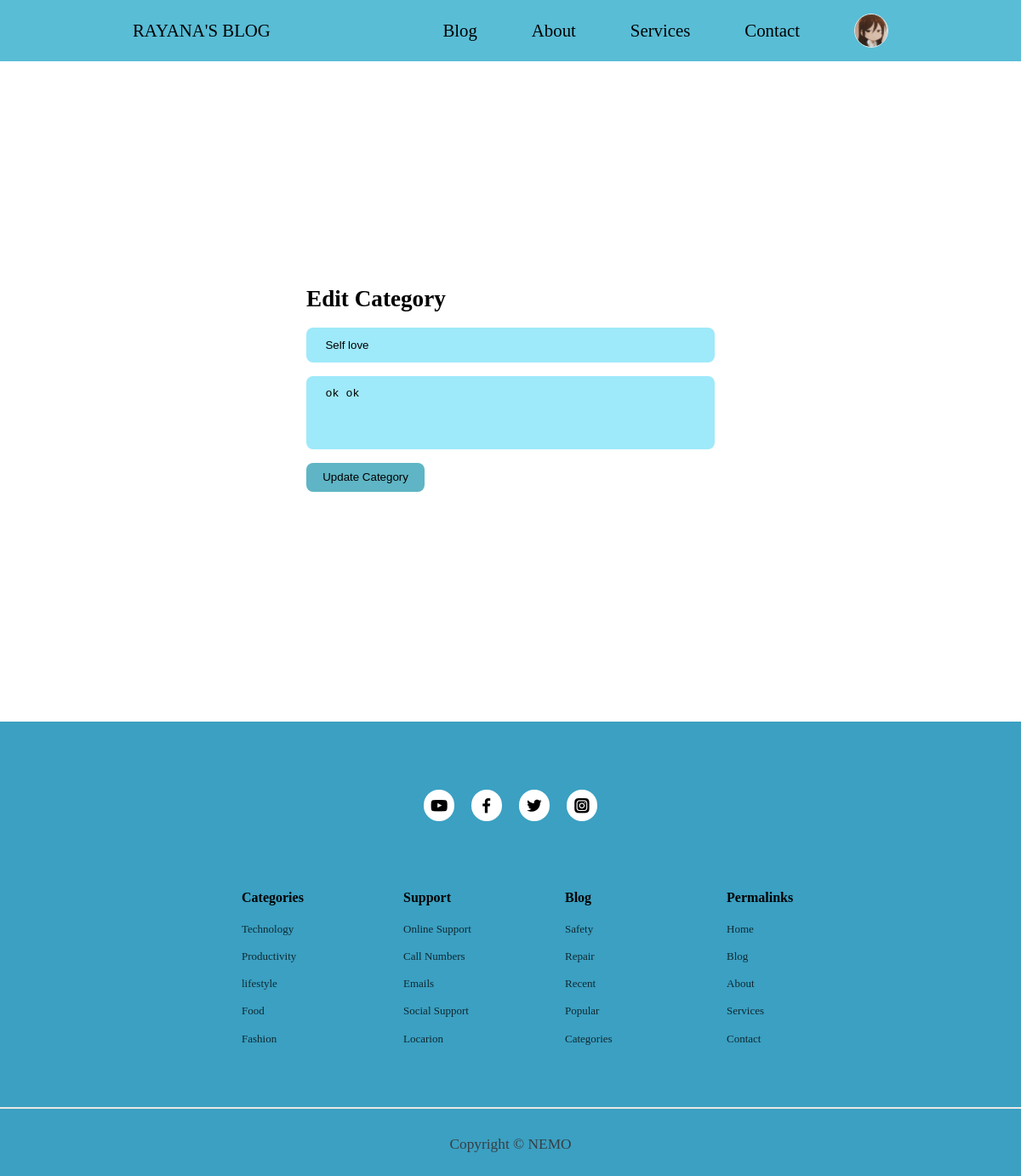
Screenshot of /admin/edit-category.php?id=3 (signed in) with the database file from the repository.
### tables this page shows
CREATE TABLE `users` (
  `id` int(11) UNSIGNED NOT NULL,
  `firstname` varchar(50) NOT NULL,
  `lastname` varchar(50) NOT NULL,
  `username` varchar(50) NOT NULL,
  `email` varchar(100) NOT NULL,
  `password` varchar(255) NOT NULL,
  `avatar` varchar(255) NOT NULL,
  `is_admin` tinyint(2) NOT NULL
);

CREATE TABLE `categories` (
  `id` int(11) UNSIGNED NOT NULL,
  `title` varchar(50) NOT NULL,
  `description` text NOT NULL
);

### admin/partials/header.php (called while the page is built, shortened)
<?php
require'../partials/header.php';

### admin/edit-category.php (the view, shortened to what this page needs)
<?php
    include 'partials/header.php';
    if(isset($_GET['id'])){
        $id = filter_var($_GET['id'],FILTER_SANITIZE_NUMBER_INT);
        $query ="SELECT * FROM categories WHERE id=$id" ;
        $result = mysqli_query($connection,$query);
        if(mysqli_num_rows($result)==1){
            $category=mysqli_fetch_assoc($result);
        }
    }
    else{
        header('location:'.ROOT_URL.'admin/manage-categories');
        die();
    }
?>
<section class="form_section">
    <div class="container form_section-container">
        <h2>Edit Category</h2>
        <form action="<?= ROOT_URL ?>admin/edit-category-logic.php" method="POST">
            <input type="text" name="title" value="<?= $category['title'] ?>" placeholder="Title">
            <textarea rows="4" name="description" placeholder="Description"><?= $category['description'] ?></textarea>
            <button type="submit" name="submit" class="btn">Update Category</button>
            </form>
    </div>
</section>
<?php
    include '../partials/footer.php';
?>

### partials/header.php (shortened to what this page needs)
<?php
require 'config/database.php';
if(isset($_SESSION['user-id'])){
    $id=filter_var($_SESSION['user-id'], FILTER_SANITIZE_NUMBER_INT);
    $query="SELECT avatar FROM users WHERE id=$id";
    $result=mysqli_query($connection,$query);
    $avatar=mysqli_fetch_assoc($result);
}
?>
<!DOCTYPE html>
<html lang="en">
<head>
    <link rel="stylesheet" href="<?=ROOT_URL ?>./css/style.css">
    <link rel="stylesheet" href="https://unicons.iconscout.com/release/v4.0.0/css/line.css">
</head>
<body>
    <nav>
        <div class="container nav_container">
            <a href="<?=ROOT_URL ?>" class="nav_logo">RAYANA'S BLOG</a>
            <ul class="nav_items" id="nav_items">
                <li><a href="<?=ROOT_URL ?>blog.php">Blog</a></li>
                <li><a href="<?=ROOT_URL ?>about.php">About</a></li>
                <li><a href="<?=ROOT_URL ?>services.php">Services</a></li>
                <li><a href="<?=ROOT_URL ?>contact.php">Contact</a></li>
                <?php if (isset($_SESSION['user-id'])): ?>
                    <li class="nav_profile">
                    <div class="avatar">
                        <img src="<?= ROOT_URL . 'images/'.$avatar['avatar'] ?>">
                    </div>
                </li>
                <?php else : ?>
                <li><a href="<?=ROOT_URL ?>signin.php">Signin</a></li>
                <?php endif ?>
            </ul>
        </div>
    </nav>

### css/style.css (style rules this page uses)
:root { --color-primary:#5fb5c5; --color-primary-light:#4ca89b; --color-primary-variant: #000000; --color-red: #da0f3f; --color-red-light: hsl(346, 87%, 46%, 15%); --color-green: #00c476; --color-green-light: hsl(156, 100%, 38%, 15%); --color-gray-900: #9ee9fa; --color-gray-700: #41afb5; --color-gray-300: rgba(242, 242, 254, 0.3); --color-gray-200: #363f45; --color-white: #000000; --color-bg:#ece8e5; --transition: all 300ms ease; --container-width-lg: 74%; --container-width-md: 88%; --form-width: 40%; --card-border-radius-1: 0.3rem; --card-border-radius-2: 0.5rem; --card-border-radius-3: 0.8rem; --card-border-radius-4: 2rem; --card-border-radius-5: 3rem; }
* { margin:0; padding:0; outline:0; border:0; box-sizing:border-box; appearance: 0; list-style:none; text-decoration: none; }
body { font-family: poppins; line-height:1.5; color: var(--color-gray-200); overflow-x:hidden; background:#ffff; font-size:1.3rem; }
.container { width:var(--container-width-lg); max-width:1800px; margin-inline:auto; }
section { margin-top:3rem; width:100vw; }
h1,h2,h3,h4,h5 { color:var(--color-white); line-height: 1.3; }
h2 { font-size:1.7rem; margin:1rem 0; }
a { color:var(--color-white); transition:var(--transition); }
img { display:block; width:100%; object-fit:cover; cursor:pointer; }
nav { background:rgb(89, 189, 214); width:100vw; height: 4.5rem; position: fixed; cursor:pointer; top:0; z-index:10; }
.nav_container { height:100%; display:flex; align-items:center; justify-content:space-between; }
.avatar { width:2.5rem; height:2.5rem; border-radius:50%; overflow:hidden; border:0.1rem solid var(--color-bg); }
.nav_items { display:flex; align-items:center; gap: 4rem; }
.nav_profile { position:relative; cursor:pointer; }
.btn { display:inline-block; width:fit-content; padding:0.6rem 1.2rem; background-color: var(--color-primary); border-radius: var(--card-border-radius-2); cursor:pointer; transition:var(--transition); color:var(--color-white) }
.form_section { display: grid; place-items: center; height: 100vh; }
.form_section-container { width:var(--form-width); }
form { display:flex; flex-direction:column; gap:1rem; }
input,textarea,select { padding:0.8rem 1.4rem; background-color: var(--color-gray-900); border-radius: var(--card-border-radius-2); resize:none; cursor:pointer; color:var(--color-white); }

### rows the page displays
users: avatar (picture)
categories: title "Self love", description "ok ok"
